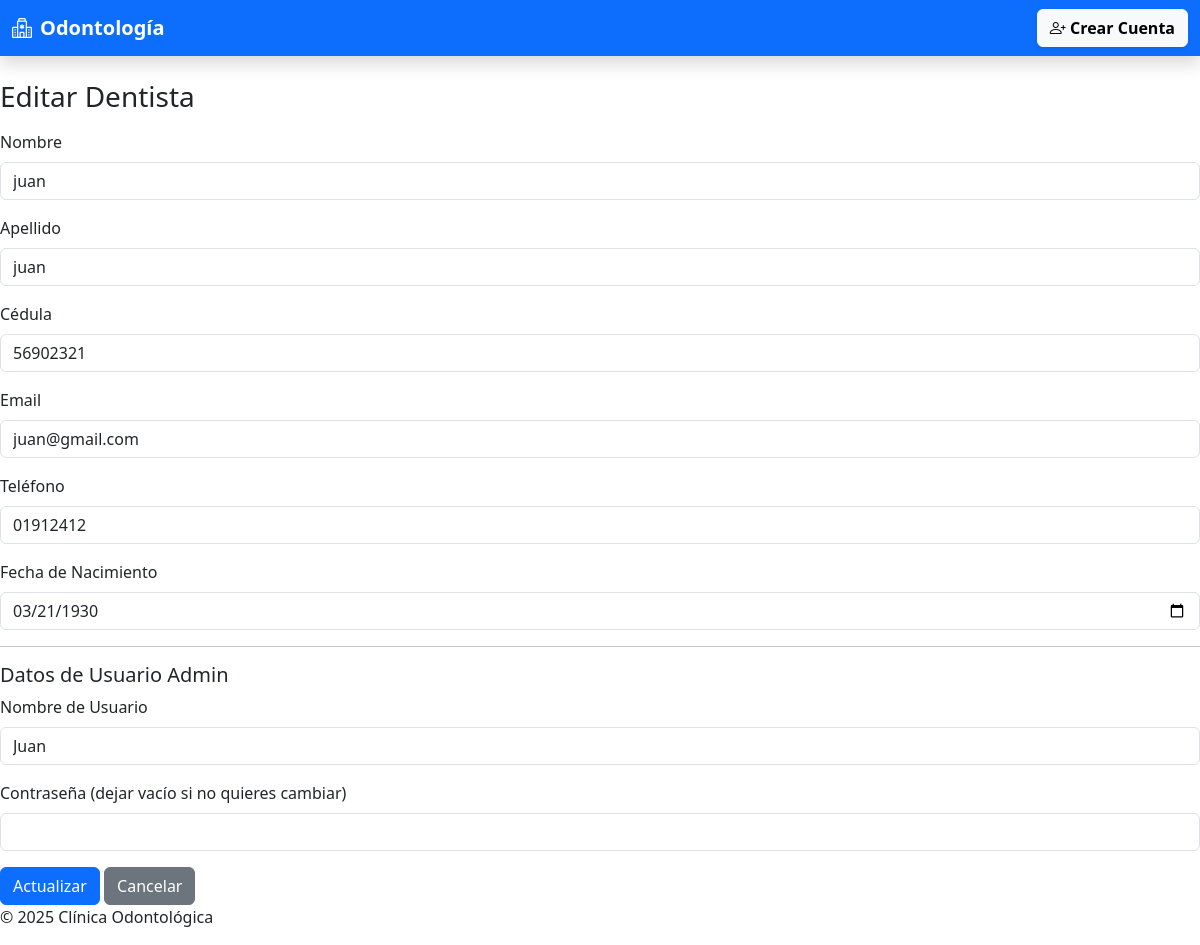
/dentistas/editar.php?id=10, run on the app's committed database.
### tables this page shows
CREATE TABLE IF NOT EXISTS `dentistas` (
  `id` int(11) NOT NULL AUTO_INCREMENT,
  `nombre` varchar(100) NOT NULL,
  `apellido` varchar(100) NOT NULL,
  `email` varchar(100) NOT NULL,
  `telefono` varchar(20) DEFAULT NULL,
  `fecha_nacimiento` date DEFAULT NULL,
  `cedula` varchar(8) NOT NULL,
  PRIMARY KEY (`id`),
  UNIQUE KEY `email` (`email`)
);

CREATE TABLE IF NOT EXISTS `usuarios` (
  `id` int(11) NOT NULL AUTO_INCREMENT,
  `nombre_usuario` varchar(100) NOT NULL,
  `contrasena` varchar(255) NOT NULL,
  `rol` varchar(20) NOT NULL DEFAULT 'paciente',
  `id_paciente` int(11) DEFAULT NULL,
  `id_dentista` int(11) DEFAULT NULL,
  PRIMARY KEY (`id`),
  UNIQUE KEY `nombre_usuario` (`nombre_usuario`),
  KEY `fk_usuario_paciente` (`id_paciente`)
);

### dentistas/editar.php (the view, shortened to what this page needs)
<?php
include("../includes/header.php");
include("../includes/db.php");
$id = intval($_GET['id']);
$sql = "SELECT * FROM Dentistas WHERE id = $id";
$result = $conn->query($sql);
$dentista = $result->fetch_assoc();
$stmtUser = $conn->prepare("SELECT * FROM Usuarios WHERE id_dentista = ?");
$stmtUser->bind_param("i", $id);
$stmtUser->execute();
$resultUser = $stmtUser->get_result();
$usuario = $resultUser->fetch_assoc();
?>
<h3 class="mb-3">Editar Dentista</h3>
<form method="post">
  <div class="mb-3">
    <label for="nombre" class="form-label">Nombre</label>
    <input type="text" class="form-control" id="nombre" name="nombre" value="<?= htmlspecialchars($dentista['nombre']) ?>" required>
  </div>
  <div class="mb-3">
    <label for="apellido" class="form-label">Apellido</label>
    <input type="text" class="form-control" id="apellido" name="apellido" value="<?= htmlspecialchars($dentista['apellido']) ?>" required>
  </div>
  <div class="mb-3">
    <label for="cedula" class="form-label">Cédula</label>
    <input type="text" class="form-control" id="cedula" name="cedula" maxlength="8" pattern="\d{8}" value="<?= htmlspecialchars($dentista['cedula']) ?>" required>
  </div>
  <div class="mb-3">
    <label for="email" class="form-label">Email</label>
    <input type="email" class="form-control" id="email" name="email" value="<?= htmlspecialchars($dentista['email']) ?>" required>
  </div>
  <div class="mb-3">
    <label for="telefono" class="form-label">Teléfono</label>
    <input type="text" class="form-control" id="telefono" name="telefono" value="<?= htmlspecialchars($dentista['telefono']) ?>" required>
  </div>
  <div class="mb-3">
    <label for="fecha_nacimiento" class="form-label">Fecha de Nacimiento</label>
    <input type="date" class="form-control" id="fecha_nacimiento" name="fecha_nacimiento" value="<?= $dentista['fecha_nacimiento'] ?>" required>
  </div>
  <hr>
  <h5>Datos de Usuario Admin</h5>
  <div class="mb-3">
    <label for="nombre_usuario" class="form-label">Nombre de Usuario</label>
    <input type="text" class="form-control" id="nombre_usuario" name="nombre_usuario" value="<?= htmlspecialchars($usuario['nombre_usuario'] ?? '') ?>" required>
  </div>
  <div class="mb-3">
    <label for="contrasena" class="form-label">Contraseña (dejar vacío si no quieres cambiar)</label>
    <input type="password" class="form-control" id="contrasena" name="contrasena">
  </div>
  <button type="submit" class="btn btn-primary">Actualizar</button>
  <a href="lista.php" class="btn btn-secondary">Cancelar</a>
</form>
<?php include("../includes/footer.php"); ?>

### data on the page
dentistas: nombre "juan", apellido "juan", cedula "56902321", email "juan@gmail.com", telefono "01912412", fecha_nacimiento "03/21/1930"
usuarios: nombre_usuario "Juan"
